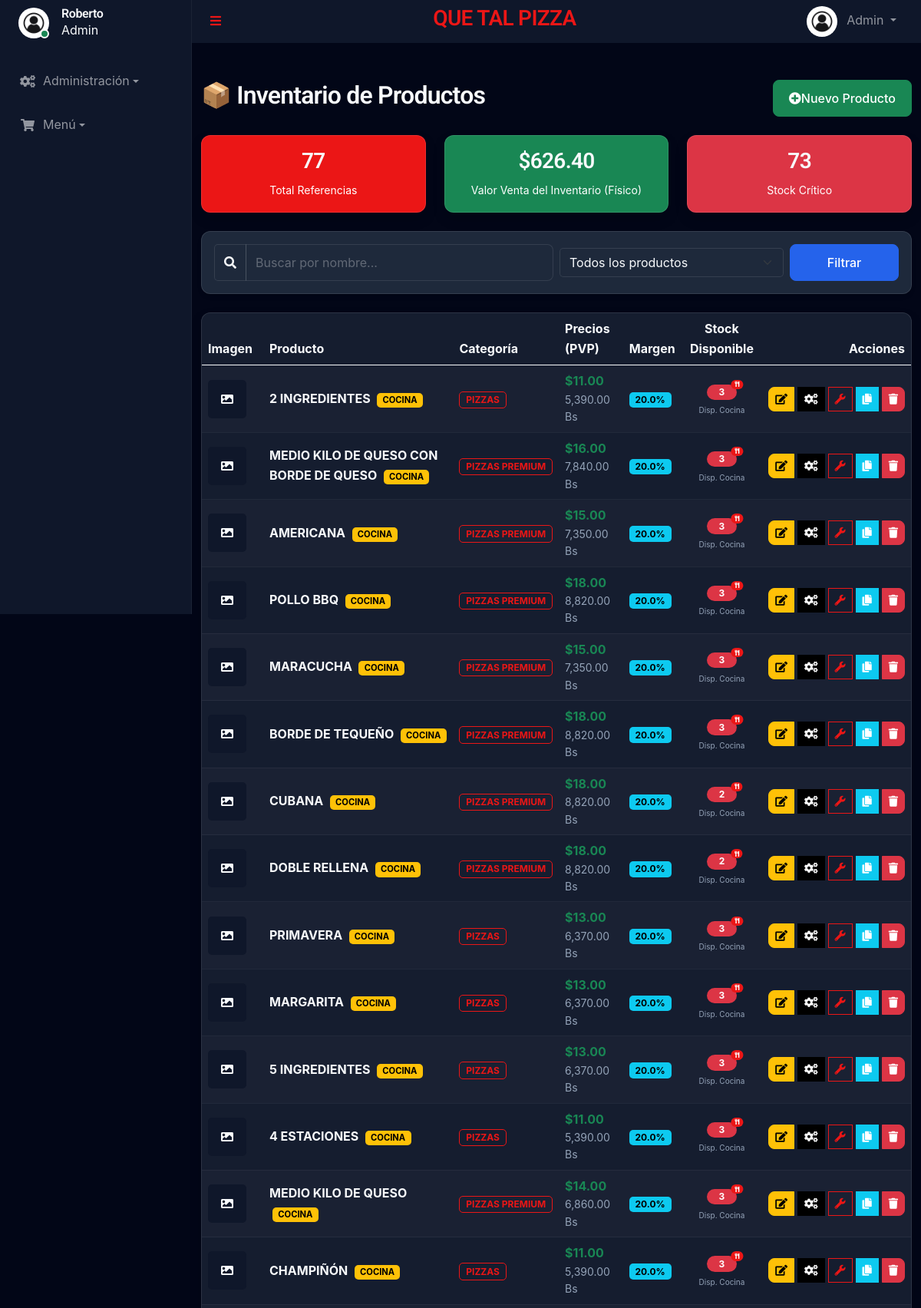
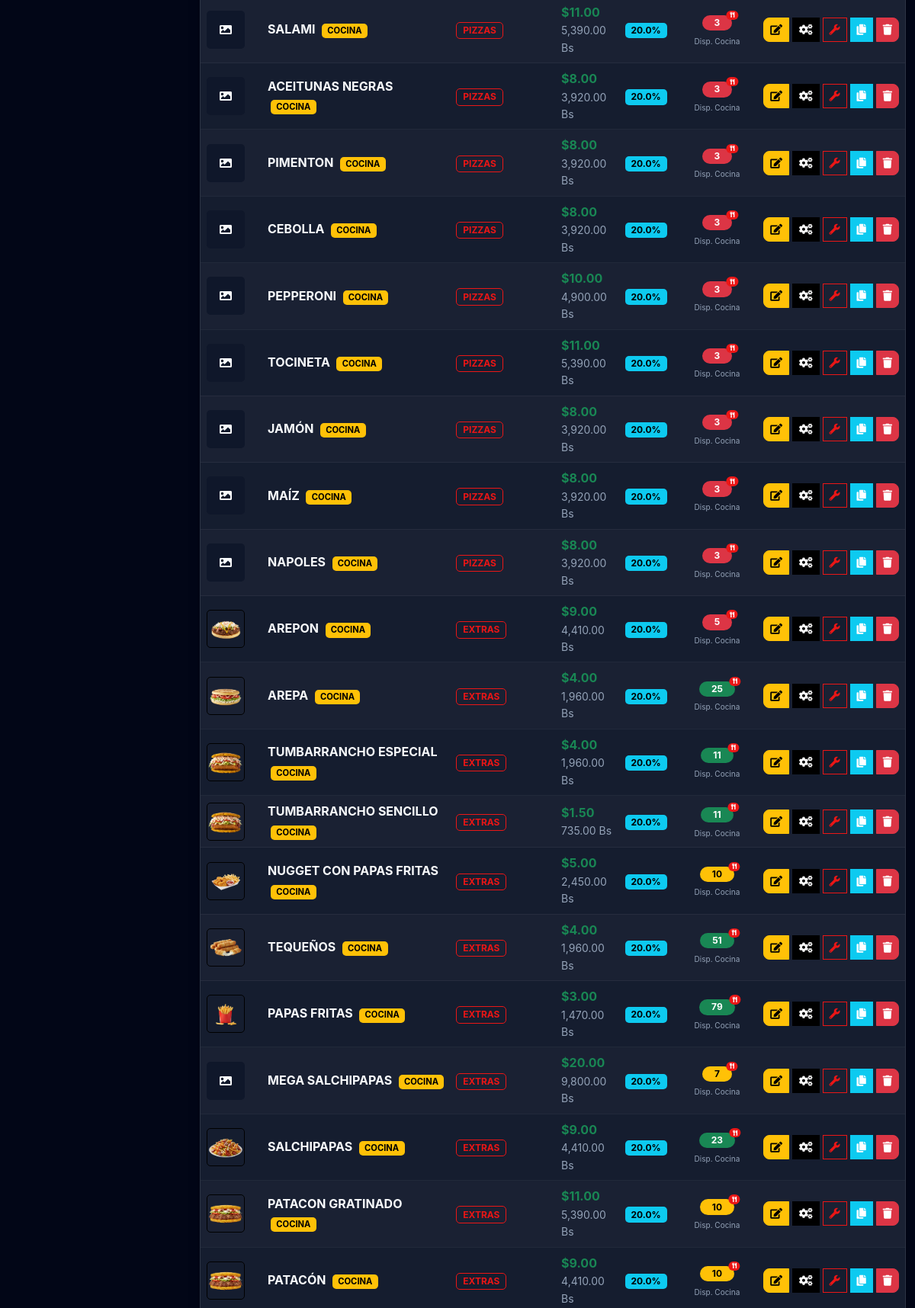
Page /admin/productos.php (signed in, upper part) on the committed database (2 pictures, top to bottom).
### tables this page shows
CREATE TABLE `products` (
  `id` int(11) NOT NULL,
  `name` varchar(100) NOT NULL,
  `description` text DEFAULT NULL,
  `price_usd` decimal(10,2) NOT NULL,
  `price_ves` decimal(10,2) NOT NULL,
  `stock` int(11) NOT NULL,
  `product_type` enum('simple','compound','prepared') DEFAULT 'simple',
  `kitchen_station` enum('pizza','kitchen','bar') DEFAULT 'kitchen',
  `image_url` varchar(255) DEFAULT NULL,
  `created_at` timestamp NULL DEFAULT current_timestamp(),
  `profit_margin` decimal(5,2) NOT NULL DEFAULT 20.00,
  `updated_at` timestamp NULL DEFAULT NULL,
  `linked_manufactured_id` int(11) DEFAULT NULL,
  `max_sides` int(11) DEFAULT 0,
  `min_stock` int(11) DEFAULT 5,
  `category_id` int(11) DEFAULT NULL
);

CREATE TABLE `categories` (
  `id` int(11) NOT NULL,
  `name` varchar(100) NOT NULL,
  `kitchen_station` enum('pizza','kitchen','bar') DEFAULT 'kitchen',
  `icon` varchar(50) DEFAULT 'fa-tag',
  `description` text DEFAULT NULL,
  `created_at` timestamp NULL DEFAULT current_timestamp()
);

### admin/productos.php (the view, shortened to what the rows shown need)
<?php
require_once '../templates/autoload.php';
$search = $_GET['search'] ?? '';
$filter = $_GET['filter'] ?? '';
if ($filter === 'stock_bajo') {
    $productos = $productManager->getLowStockProducts();
} elseif (!empty($search)) {
    $productos = $productManager->searchProducts($search);
} else {
    $productos = $productManager->getAllProducts();
}
require_once '../templates/header.php';
?>
<div class="container mt-5">
    <div class="d-flex justify-content-between align-items-center mb-4">
        <h2>📦 Inventario de Productos</h2>
    </div>
    <div class="card shadow">
        <div class="card-body p-0">
            <div class="table-responsive">
                <table class="table table-striped table-hover mb-0 align-middle">
                    <thead class="table-dark">
                        <tr>
                            <th style="width: 80px;">Imagen</th>
                            <th>Producto</th>
                            <th>Categoría</th>
                            <th>Precios (PVP)</th>
                            <th>Margen</th>
                            <th class="text-center">Stock Disponible</th>
                            <th class="text-end">Acciones</th>
                        </tr>
                    </thead>
                    <tbody>
                        <?php if (!empty($productos)): ?>
                            <?php foreach ($productos as $producto): ?>
                                <tr>
                                    <td>
                                        <?php if (!empty($producto['image_url']) && file_exists("../" . $producto['image_url'])): ?>
                                            <img src="../<?= htmlspecialchars($producto['image_url']) ?>" class="rounded border"
                                                width="50" height="50" style="object-fit: cover;">
                                        <?php else: ?>
                                            <div class="bg-secondary text-white rounded d-flex align-items-center justify-content-center"
                                                style="width: 50px; height: 50px;">
                                                <i class="fa fa-image"></i>
                                            </div>
                                        <?php endif; ?>
                                    </td>
                                    <td>
                                        <span class="fw-bold"><?= htmlspecialchars($producto['name']) ?></span>
                                        <?php if ($producto['product_type'] === 'prepared'): ?>
                                            <span class="badge bg-warning text-dark ms-1" style="font-size: 0.7em;">COCINA</span>
                                        <?php elseif ($producto['product_type'] === 'simple'): ?>
                                            <span class="badge bg-secondary ms-1" style="font-size: 0.7em;">REVENTA</span>
                                        <?php endif; ?>
                                        <br>
                                    </td>
                                    <td>
                                        <?php if (!empty($producto['category_name'])): ?>
                                            <span class="badge bg-outline-primary text-primary border border-primary">
                                                <?= htmlspecialchars($producto['category_name']) ?>
                                            </span>
                                        <?php else: ?>
                                            <span class="text-muted small">Sin Cat.</span>
                                        <?php endif; ?>
                                    </td>
                                    <td>
                                        <div class="d-flex flex-column">
                                            <span
                                                class="fw-bold text-success">$<?= number_format($producto['price_usd'], 2) ?></span>
                                            <span class="small text-muted"><?= number_format($producto['price_ves'], 2) ?>
                                                Bs</span>
                                        </div>
                                    </td>
                                    <td>
                                        <span class="badge bg-info text-dark">
                                            <?= number_format($producto['profit_margin'], 1) ?>%
                                        </span>
                                    </td>
                                    <td class="text-center">
                                        <?php
                                        $stockMostrar = 0;
                                        $esVirtual = false;
                                        if ($producto['product_type'] === 'simple') {
                                            $stockMostrar = $producto['stock'];
                                            $esVirtual = false;
                                        } else {
                                            $stockMostrar = $productManager->getVirtualStock($producto['id']);
                                            $esVirtual = true;
                                        }
                                        $stockClass = 'bg-success';
                                        $min = $producto['min_stock'] ?? 5;
                                        if ($stockMostrar <= $min)
                                            $stockClass = 'bg-danger';
                                        elseif ($stockMostrar <= ($min * 2))
                                            $stockClass = 'bg-warning text-dark';
                                        ?>
                                        <span class="badge <?= $stockClass ?> rounded-pill px-3 position-relative">
                                            <?= $stockMostrar ?>
                                            <?php if ($esVirtual): ?>
                                                <span
                                                    class="position-absolute top-0 start-100 translate-middle badge rounded-pill bg-primary"
                                                    style="font-size: 0.6em;" title="Calculado según ingredientes disponibles">
                                                    <i class="fa fa-utensils"></i>
                                                </span>
                                            <?php endif; ?>
                                        </span>
                                        <div style="font-size: 10px;" class="text-muted mt-1">
                                            <?= $esVirtual ? 'Disp. Cocina' : 'Físico' ?>
                                        </div>
                                    </td>
                                    <td class="text-end">
                                        <div class="btn-group">
                                            <a href="edit_product.php?id=<?= $producto['id'] ?>" class="btn btn-sm btn-warning"
                                                title="Editar">
                                                <i class="fa fa-edit"></i>
                                            </a>
                                            <a href="configurar_receta.php?id=<?= $producto['id'] ?>"
                                                class="btn btn-sm btn-dark ms-1" title="Configurar Receta">
                                                <i class="fa fa-cogs"></i>
                                            </a>
                                            <a href="configurar_defecto.php?id=<?= $producto['id'] ?>"
                                                class="btn btn-sm btn-outline-primary ms-1" title="Configurar Defectos">
                                                <i class="fa fa-wrench"></i>
                                            </a>
                                            <button type="button" class="btn btn-sm btn-info ms-1 text-white btn-duplicate"
                                                title="Duplicar" data-url="duplicate_product.php?id=<?= $producto['id'] ?>"
                                                data-name="<?= htmlspecialchars($producto['name']) ?>">
                                                <i class="fa fa-copy"></i>
                                            </button>
                                            <button type="button" class="btn btn-sm btn-danger ms-1 btn-delete" title="Eliminar"
                                                data-url="delete_product.php?id=<?= $producto['id'] ?>"
                                                data-name="<?= htmlspecialchars($producto['name']) ?>">
                                                <i class="fa fa-trash"></i>
                                            </button>
                                        </div>
                                    </td>
                                </tr>
                            <?php endforeach; ?>
                        <?php endif; ?>
                    </tbody>
                </table>
            </div>
        </div>
    </div>
</div>
<?php require_once '../templates/footer.php'; ?>

### rows in the picture
products: name "2 INGREDIENTES", product_type "COCINA", category.name "PIZZAS", price_usd "11.00", price_ves "5,390.00", profit_margin "20.0", stockMostrar "3"
products: name "MEDIO KILO DE QUESO CON BORDE DE QUESO", product_type "COCINA", category.name "PIZZAS PREMIUM", price_usd "16.00", price_ves "7,840.00", profit_margin "20.0", stockMostrar "3"
products: name "AMERICANA", product_type "COCINA", category.name "PIZZAS PREMIUM", price_usd "15.00", price_ves "7,350.00", profit_margin "20.0", stockMostrar "3"
products: name "POLLO BBQ", product_type "COCINA", category.name "PIZZAS PREMIUM", price_usd "18.00", price_ves "8,820.00", profit_margin "20.0", stockMostrar "3"
products: name "MARACUCHA", product_type "COCINA", category.name "PIZZAS PREMIUM", price_usd "15.00", price_ves "7,350.00", profit_margin "20.0", stockMostrar "3"
products: name "BORDE DE TEQUEÑO", product_type "COCINA", category.name "PIZZAS PREMIUM", price_usd "18.00", price_ves "8,820.00", profit_margin "20.0", stockMostrar "3"
products: name "CUBANA", product_type "COCINA", category.name "PIZZAS PREMIUM", price_usd "18.00", price_ves "8,820.00", profit_margin "20.0", stockMostrar "2"
products: name "DOBLE RELLENA", product_type "COCINA", category.name "PIZZAS PREMIUM", price_usd "18.00", price_ves "8,820.00", profit_margin "20.0", stockMostrar "2"
products: name "PRIMAVERA", product_type "COCINA", category.name "PIZZAS", price_usd "13.00", price_ves "6,370.00", profit_margin "20.0", stockMostrar "3"
products: name "MARGARITA", product_type "COCINA", category.name "PIZZAS", price_usd "13.00", price_ves "6,370.00", profit_margin "20.0", stockMostrar "3"
products: name "5 INGREDIENTES", product_type "COCINA", category.name "PIZZAS", price_usd "13.00", price_ves "6,370.00", profit_margin "20.0", stockMostrar "3"
products: name "4 ESTACIONES", product_type "COCINA", category.name "PIZZAS", price_usd "11.00", price_ves "5,390.00", profit_margin "20.0", stockMostrar "3"
products: name "MEDIO KILO DE QUESO", product_type "COCINA", category.name "PIZZAS PREMIUM", price_usd "14.00", price_ves "6,860.00", profit_margin "20.0", stockMostrar "3"
products: name "CHAMPIÑÓN", product_type "COCINA", category.name "PIZZAS", price_usd "11.00", price_ves "5,390.00", profit_margin "20.0", stockMostrar "3"
products: name "SALAMI", product_type "COCINA", category.name "PIZZAS", price_usd "11.00", price_ves "5,390.00", profit_margin "20.0", stockMostrar "3"
products: name "ACEITUNAS NEGRAS", product_type "COCINA", category.name "PIZZAS", price_usd "8.00", price_ves "3,920.00", profit_margin "20.0", stockMostrar "3"
products: name "PIMENTON", product_type "COCINA", category.name "PIZZAS", price_usd "8.00", price_ves "3,920.00", profit_margin "20.0", stockMostrar "3"
products: name "CEBOLLA", product_type "COCINA", category.name "PIZZAS", price_usd "8.00", price_ves "3,920.00", profit_margin "20.0", stockMostrar "3"
products: name "PEPPERONI", product_type "COCINA", category.name "PIZZAS", price_usd "10.00", price_ves "4,900.00", profit_margin "20.0", stockMostrar "3"
products: name "TOCINETA", product_type "COCINA", category.name "PIZZAS", price_usd "11.00", price_ves "5,390.00", profit_margin "20.0", stockMostrar "3"
products: name "JAMÓN", product_type "COCINA", category.name "PIZZAS", price_usd "8.00", price_ves "3,920.00", profit_margin "20.0", stockMostrar "3"
products: name "MAÍZ", product_type "COCINA", category.name "PIZZAS", price_usd "8.00", price_ves "3,920.00", profit_margin "20.0", stockMostrar "3"
products: name "NAPOLES", product_type "COCINA", category.name "PIZZAS", price_usd "8.00", price_ves "3,920.00", profit_margin "20.0", stockMostrar "3"
products: image_url (picture), name "AREPON", product_type "COCINA", category.name "EXTRAS", price_usd "9.00", price_ves "4,410.00", profit_margin "20.0", stockMostrar "5"
products: image_url (picture), name "AREPA", product_type "COCINA", category.name "EXTRAS", price_usd "4.00", price_ves "1,960.00", profit_margin "20.0", stockMostrar "25"
products: image_url (picture), name "TUMBARRANCHO ESPECIAL", product_type "COCINA", category.name "EXTRAS", price_usd "4.00", price_ves "1,960.00", profit_margin "20.0", stockMostrar "11"
products: image_url (picture), name "TUMBARRANCHO SENCILLO", product_type "COCINA", category.name "EXTRAS", price_usd "1.50", price_ves "735.00", profit_margin "20.0", stockMostrar "11"
products: image_url (picture), name "NUGGET CON PAPAS FRITAS", product_type "COCINA", category.name "EXTRAS", price_usd "5.00", price_ves "2,450.00", profit_margin "20.0", stockMostrar "10"
products: image_url (picture), name "TEQUEÑOS", product_type "COCINA", category.name "EXTRAS", price_usd "4.00", price_ves "1,960.00", profit_margin "20.0", stockMostrar "51"
products: image_url (picture), name "PAPAS FRITAS", product_type "COCINA", category.name "EXTRAS", price_usd "3.00", price_ves "1,470.00", profit_margin "20.0", stockMostrar "79"
products: name "MEGA SALCHIPAPAS", product_type "COCINA", category.name "EXTRAS", price_usd "20.00", price_ves "9,800.00", profit_margin "20.0", stockMostrar "7"
products: image_url (picture), name "SALCHIPAPAS", product_type "COCINA", category.name "EXTRAS", price_usd "9.00", price_ves "4,410.00", profit_margin "20.0", stockMostrar "23"
products: image_url (picture), name "PATACON GRATINADO", product_type "COCINA", category.name "EXTRAS", price_usd "11.00", price_ves "5,390.00", profit_margin "20.0", stockMostrar "10"
products: image_url (picture), name "PATACÓN", product_type "COCINA", category.name "EXTRAS", price_usd "9.00", price_ves "4,410.00", profit_margin "20.0", stockMostrar "10"

### other values in the picture
$GLOBALS['site_name'] "QUE TAL PIZZA"
$user_role "Admin"
$user "Roberto"
$totalProductos "77"
$valorInventarioUsd "626.40"
$itemsCriticos "73"
